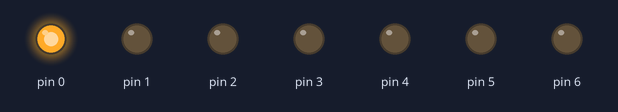
The sketch below on a simulated Arduino Uno, built with avr-gcc and run on an emulated ATmega328P. On the bench: output pins drawn as LEDs (lit = HIGH).

Above: at 0.5 s.
At 2.5 s:
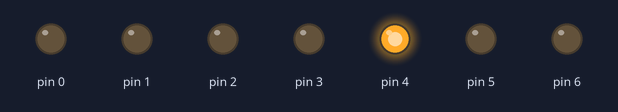
At 3.5 s:
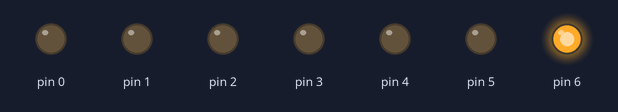
At 5.5 s:
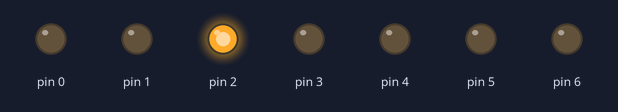
Timing chart, 0 to 7.8 s (numbered marks = the images above):
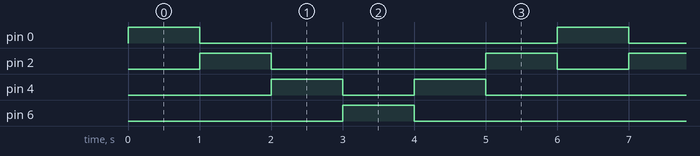

The sketch:

L2_6.ino
```cpp
/*
  Lesson 2
  Mission 6
*/


void setup() {
  // put your setup code here, to run once:

  pinMode(0, OUTPUT);
  pinMode(1, OUTPUT);
  pinMode(2, OUTPUT);
  pinMode(3, OUTPUT);
  pinMode(4, OUTPUT);
  pinMode(5, OUTPUT);
  pinMode(6, OUTPUT);

}

void loop() {
  // put your main code here, to run repeatedly:

  digitalWrite(0, HIGH);
  delay(1000);

  digitalWrite(0, LOW);
  digitalWrite(2, HIGH);
  delay(1000);

  digitalWrite(2, LOW);
  digitalWrite(4, HIGH);
  delay(1000);


  digitalWrite(4, LOW);
  digitalWrite(6, HIGH);
  delay(1000);

  //time to reverse

  digitalWrite(4, HIGH);
  digitalWrite(6, LOW);
  delay(1000);


  digitalWrite(2, HIGH);
  digitalWrite(4, LOW);
  delay(1000);

  digitalWrite(2, LOW);


}
```

Measured:
- by itself, pin 0, pin 6: alternates HIGH for 1.0 s and LOW for 5.0 s
- by itself, pin 2: repeats every 6.0 s: LOW 3.0 s, HIGH 1.0 s, LOW 1.0 s, HIGH 1.0 s
- by itself, pin 4: repeats every 6.0 s: LOW 1.0 s, HIGH 1.0 s, LOW 3.0 s, HIGH 1.0 s
